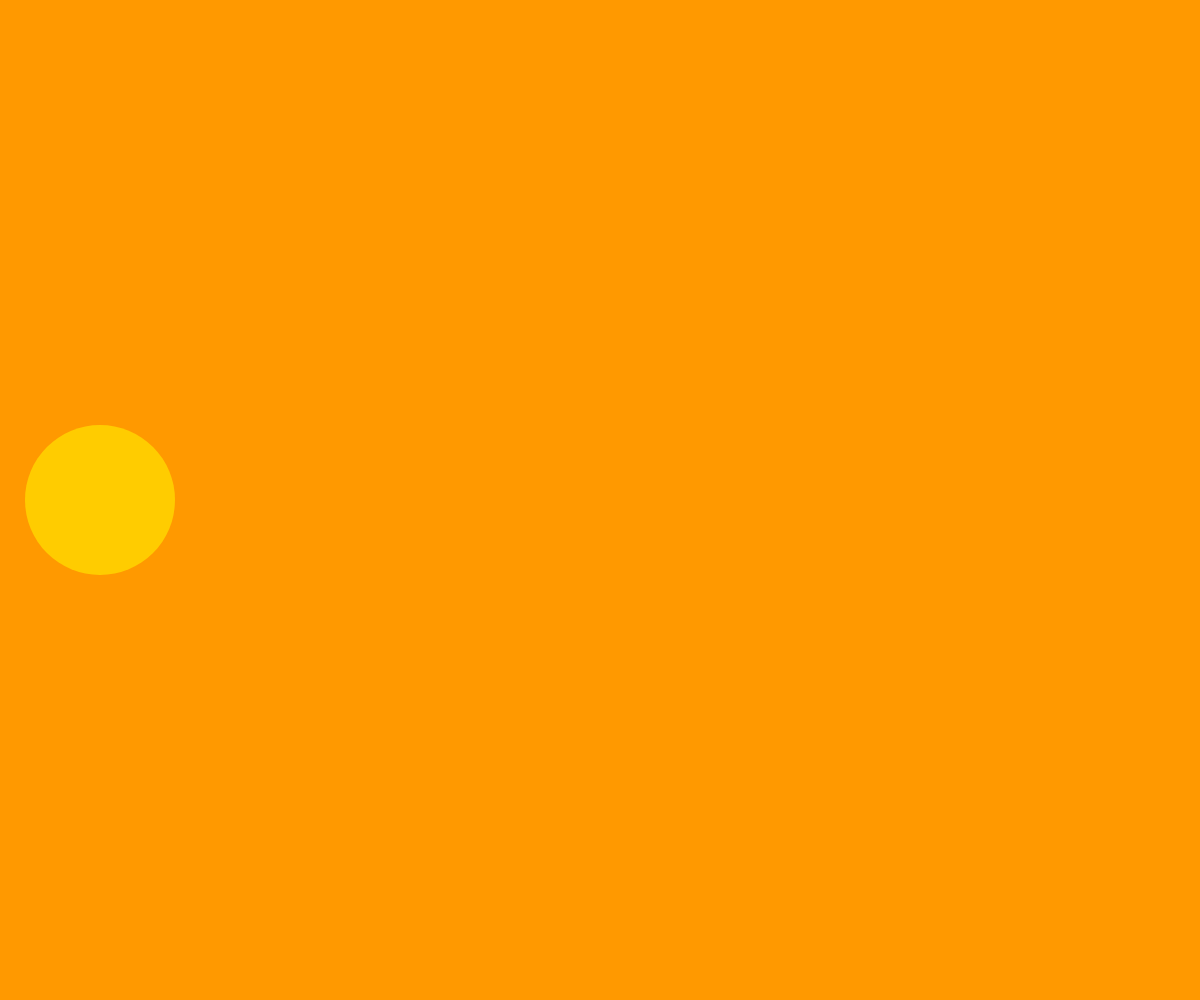
Frame 1 (no input)
Frame 60 (no input): identical to frame 1, image omitted
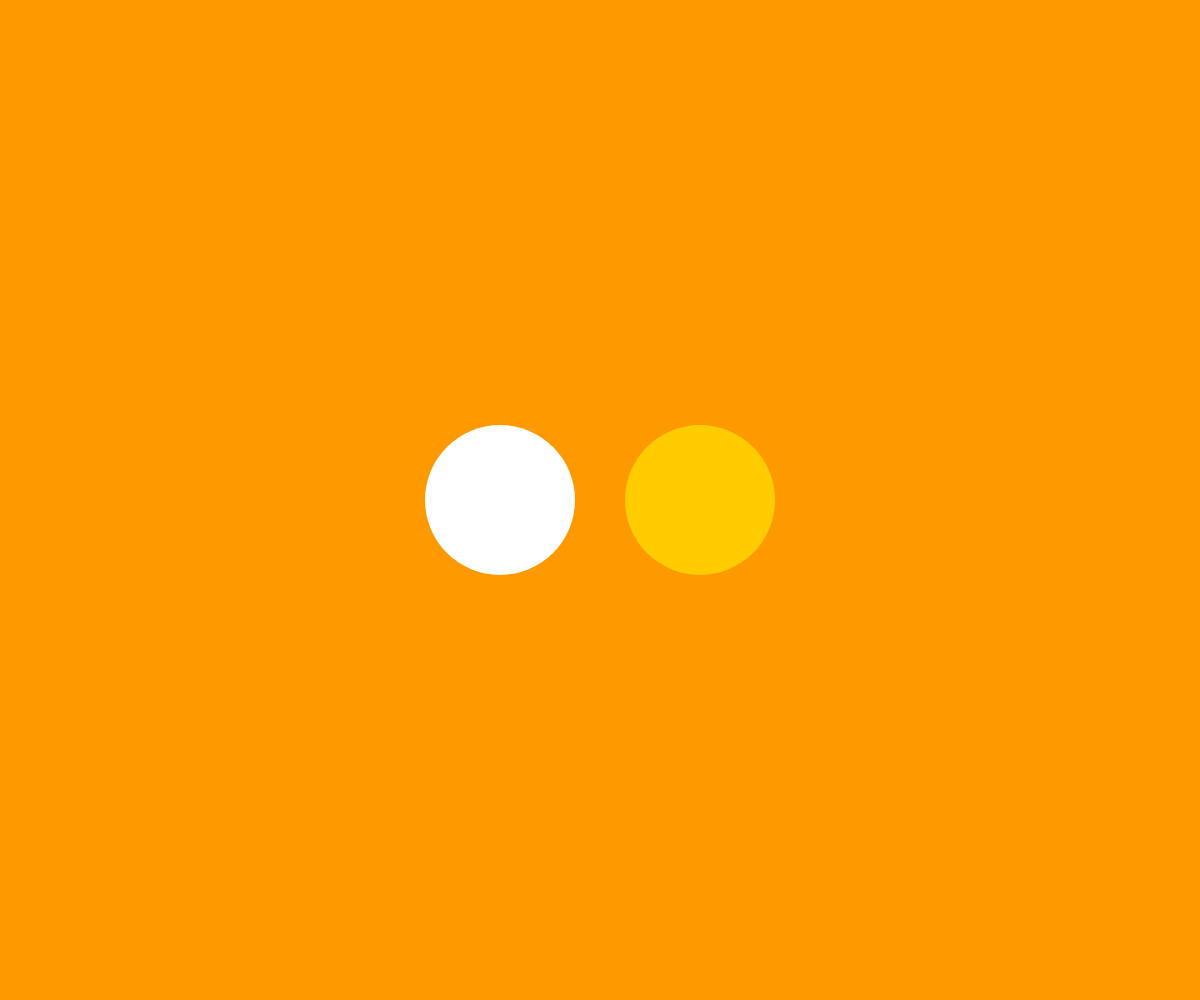
Frame 120 (the mouse pressed at the canvas centre since frame 60)

The p5.js sketch that drew these frames (run headless with seeded random() and noise() and a simulated clock; from frame 60 on, the mouse is pressed at the canvas centre):

// p5.js sketch
// ── sketch.js
var r1,r2;
var x;
var x1, x2;

function setup() {
	createCanvas(windowWidth, windowHeight);
	// background(255, 153, 0);
}

function draw() {
	background(255, 153, 0);

	r1 = (windowWidth-mouseX)/8;
	r2 = mouseX/8;

	if (mouseIsPressed) {
		console.log("mouse Clicked!");
		r1 *= 2;
		r2 *= 2;
	}

	x = 100;
	x1 = mouseX+x;
	x2 = mouseX-x;

	noStroke();
	fill(255, 204, 0);
	ellipse(x1, windowHeight/2, r1);
	fill(255);
	ellipse(x2, windowHeight/2, r2);

}

// function mousePressed() {
// 	console.log("mouse Clicked!");
// 	r1 *= 2;
// 	r2 *= 1.5;
// }

function windowResized() {
	console.log("Window Resizing!");
	resizeCanvas(windowWidth, windowHeight);
}

// ── sketch2.js
var r1,r2;
var xPos, yPos;
var vx, vy;
var astroObjs = [];

function setup() {
	createCanvas(windowWidth, windowHeight);
	xPos = windowWidth/2;
	yPos = windowHeight/2;
	vx = 20;
	vy = 20;
	r1 = 20;
	smooth();

	for (var i=0; i<20; i++) {
		var obj = new Astros();
		astroObjs.push(obj);
	}
}

function draw() {
	background(255, 153, 0);

	// drawEllipse();
	// updateSpeed();

	for (var i=0; i < astroObjs.length; i++) {
		astroObjs[i].drawEllipses();
		astroObjs[i].updatePositions();
	}
}

function drawEllipse(){
	noStroke();
	fill(255, 204, 0);
	ellipse(xPos, yPos, r1);
}

function updateSpeed(){
	xPos += vx;
	yPos += vy;

	if (xPos < r1 || xPos > windowWidth-r1){
		vx *= -1;
	}
	if (yPos < r1 || yPos > windowHeight-r1){
		vy *= -1;
	}
}

function Astros() {
	this.r1 = random(50,100);
	this.xPos = random(this.r1, windowWidth-this.r1);
	this.yPos = random(this.r1, windowHeight-this.r1);

	this.vx = random(5,10);
	this.vy = random(5,10);
}

Astros.prototype.drawEllipses = function() {
	noStroke();
	fill(255, 204, 0);
	ellipse(this.xPos, this.yPos, this.r1);
};

Astros.prototype.updatePositions = function() {
	this.xPos += this.vx;
	this.yPos += this.vy;

	if (this.xPos < this.r1/2 || this.xPos > (windowWidth-this.r1/2)) {
		this.vx *= -1;
	}
	if (this.yPos < this.r1/2 || this.yPos > (windowHeight-this.r1/2)) {
		this.vy *= -1;
	}
};

function mouseClicked(){
	console.log("mouse Clicked!");
	r1 *= 1.5;
}

function windowResized() {
	console.log("Window Resizing!");
	resizeCanvas(windowWidth, windowHeight);
}
